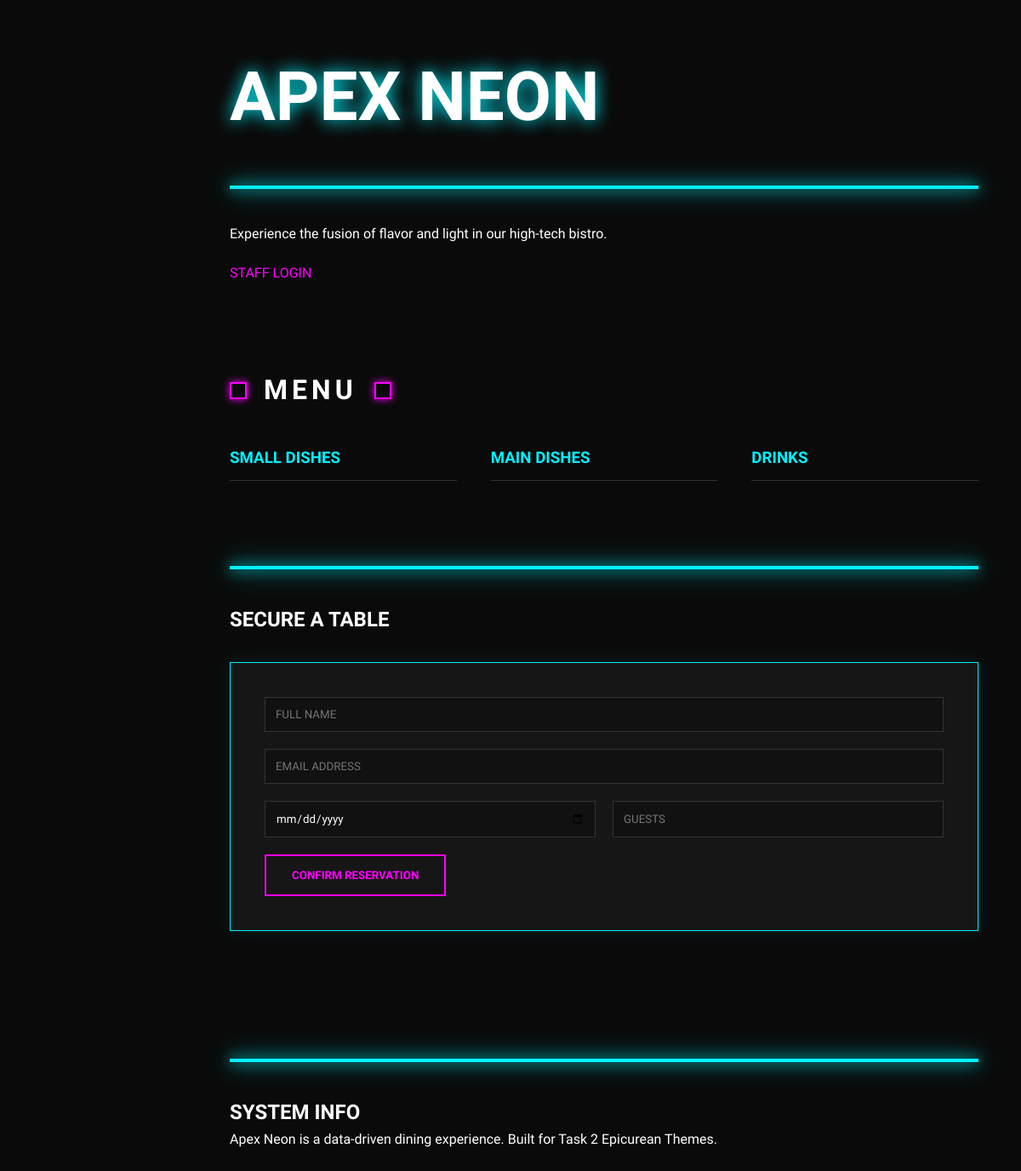
The app's page /, older data.
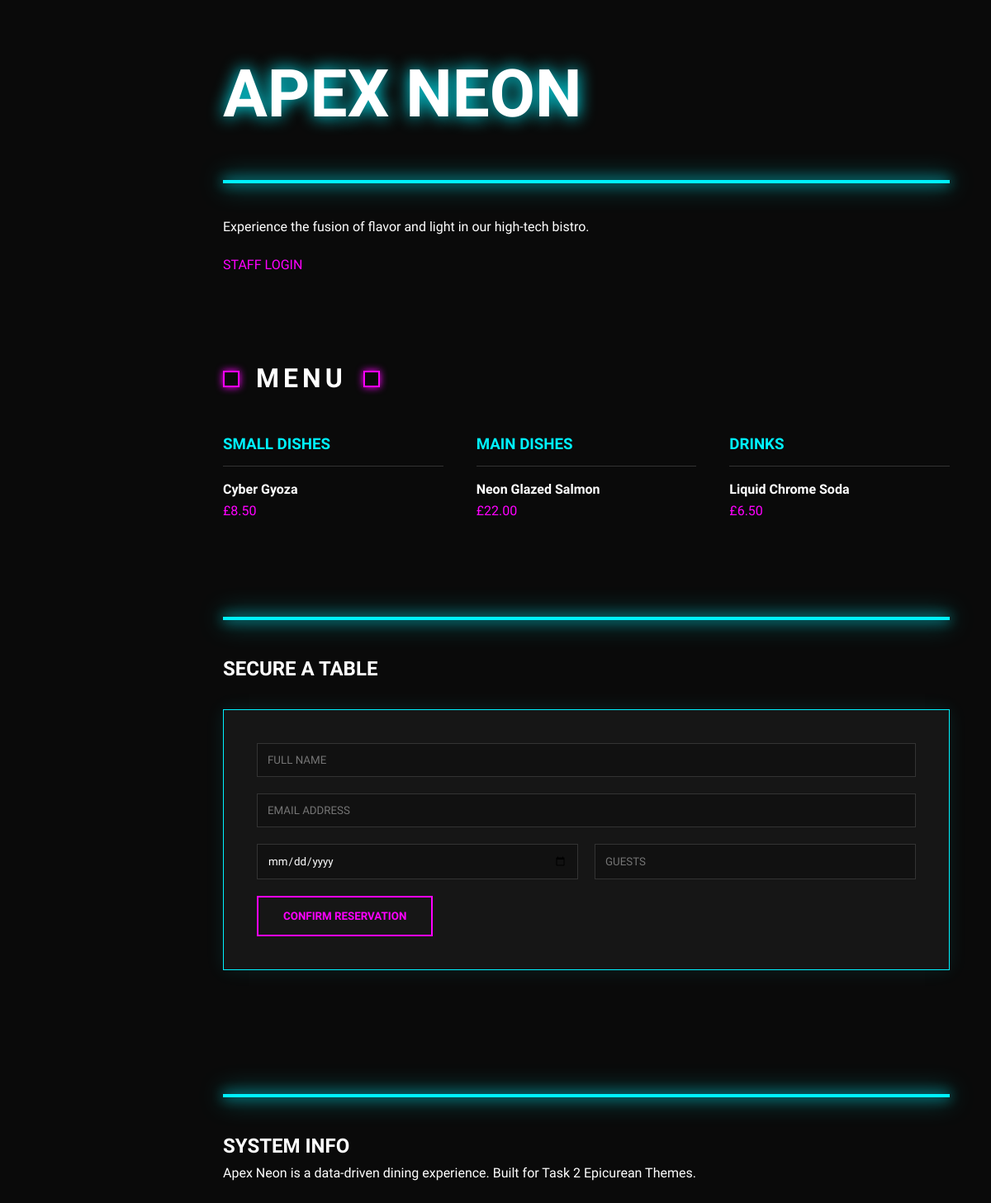
The same page, newer data.
### tables this page shows
CREATE TABLE MenuItems (
    item_id INT AUTO_INCREMENT PRIMARY KEY,
    category_id INT,
    name VARCHAR(100) NOT NULL,
    description TEXT,
    price DECIMAL(10, 2) NOT NULL,
    image_url TEXT,
    is_available TINYINT(1) DEFAULT 1,
    FOREIGN KEY (category_id) REFERENCES Categories(category_id) ON DELETE CASCADE
);

### index.php (the view, shortened to what this page needs)
<?php
include 'db_connect.php';
?>
<!DOCTYPE html>
<html lang="en">
<head>
    <link rel="stylesheet" href="style.css">
</head>
<body>
<main class="main-body-container">
    <header id="home">
        <h1 class="neon-title">APEX NEON</h1>
        <div class="intro-box">
            <div class="flicker-strip"></div>
            <p>Experience the fusion of flavor and light in our high-tech bistro.</p>
            <div style="margin-top: 20px;">
                <?php if(isset($_SESSION['full_name'])): ?>
                    <span style="color: var(--neon-cyan)">STAFF: <?php echo strtoupper($_SESSION['full_name']); ?> | <a href="admin.php" style="color:white;">DASHBOARD</a></span>
                <?php else: ?>
                    <a href="login.php" style="color: var(--neon-pink); text-decoration: none;">STAFF LOGIN</a>
                <?php endif; ?>
            </div>
        </div>
    </header>
    <section id="menu" style="margin-top: 100px;">
        <div style="display:flex; align-items:center; gap:20px; margin-bottom: 40px;">
            <div class="flicker-box"></div>
            <h2 style="font-size: 32px; letter-spacing: 5px;">MENU</h2>
            <div class="flicker-box"></div>
        </div>
        <div style="display: grid; grid-template-columns: repeat(auto-fit, minmax(250px, 1fr)); gap: 40px;">
            <?php
            $categories = ['Small Dishes', 'Main Dishes', 'Drinks'];
            foreach($categories as $cat)
            {
                echo "<div>";
                echo "<h3 style='color: var(--neon-cyan); border-bottom: 1px solid #333; padding-bottom: 10px;'>" . strtoupper($cat) . "</h3>";
                $sql = "SELECT m.* FROM MenuItems m
                        JOIN Categories c ON m.category_id = c.category_id
                        WHERE c.category_name = '$cat' AND m.is_available = 1";
                $result = mysqli_query($conn, $sql);
                while($item = mysqli_fetch_assoc($result))
                {
                    echo "<div style='margin: 15px 0;'>
                            <strong>{$item['name']}</strong><br>
                            <span style='color: var(--neon-pink)'>£" . number_format($item['price'], 2) . "</span>
                          </div>";
                }
                echo "</div>";
            }
            ?>
        </div>
    </section>
    <section id="order" style="margin-top: 100px;">
        <div class="flicker-strip"></div>
        <h2 style="margin-bottom: 30px;">SECURE A TABLE</h2>
        <form action="process_booking.php" method="POST" class="neon-form">
            <div class="form-group">
                <input type="text" name="full_name" placeholder="FULL NAME" required>
            </div>
            <div class="form-group">
                <input type="email" name="email" placeholder="EMAIL ADDRESS" required>
            </div>
            <div style="display: grid; grid-template-columns: 1fr 1fr; gap: 20px;">
                <input type="date" name="res_date" required>
                <input type="number" name="guests" placeholder="GUESTS" min="1" required>
            </div>
            <button type="submit" class="confirm-btn" style="margin-top: 20px;">CONFIRM RESERVATION</button>
        </form>
    </section>
    <section id="about" style="margin-top: 150px; padding-bottom: 100px;">
        <div class="flicker-strip"></div>
        <h2>SYSTEM INFO</h2>
        <p>Apex Neon is a data-driven dining experience. Built for Task 2 Epicurean Themes.</p>
    </section>
</main>
</body>
</html>

### style.css (style rules this page uses)
* { margin: 0; padding: 0; box-sizing: border-box; }
:root { --neon-cyan: #00f2ff; --neon-pink: #ff00ff; --dark-bg: #0a0a0a; --glass-bg: rgba(255, 255, 255, 0.05); }
body { background-color: var(--dark-bg); color: #ffffff; font-family: 'Orbitron', sans-serif; line-height: 1.6; overflow-x: hidden; }
.main-body-container { margin-left: 220px; padding: 50px; max-width: 1200px; }
.flicker-strip { height: 4px; width: 100%; background: var(--neon-cyan); box-shadow: 0 0 15px var(--neon-cyan), 0 0 30px var(--neon-cyan); margin: 40px 0; animation: neon-glitch 3s infinite; }
.flicker-box { width: 20px; height: 20px; border: 2px solid var(--neon-pink); box-shadow: 0 0 10px var(--neon-pink); display: inline-block; animation: neon-glitch 2s infinite reverse; }
h1.neon-title { font-size: 80px; color: white; text-shadow: 0 0 20px var(--neon-cyan); margin-bottom: 10px; }
.neon-form { background: var(--glass-bg); border: 1px solid var(--neon-cyan); padding: 40px; box-shadow: 0 0 20px rgba(0, 242, 255, 0.1); }
.form-group { margin-bottom: 20px; }
input { width: 100%; padding: 12px; background: #111; border: 1px solid #333; color: white; font-family: inherit; outline: none; }
.confirm-btn { background: transparent; border: 2px solid var(--neon-pink); color: var(--neon-pink); padding: 15px 30px; cursor: pointer; font-weight: bold; font-family: 'Orbitron', sans-serif; transition: 0.4s; text-transform: uppercase; }

Row changes from the older to the newer data that the page shows:
added menuitems: name "Cyber Gyoza", price "8.50", shown under "SMALL DISHES"
added menuitems: name "Neon Glazed Salmon", price "22.00", shown under "MAIN DISHES"
added menuitems: name "Liquid Chrome Soda", price "6.50", shown under "DRINKS"
